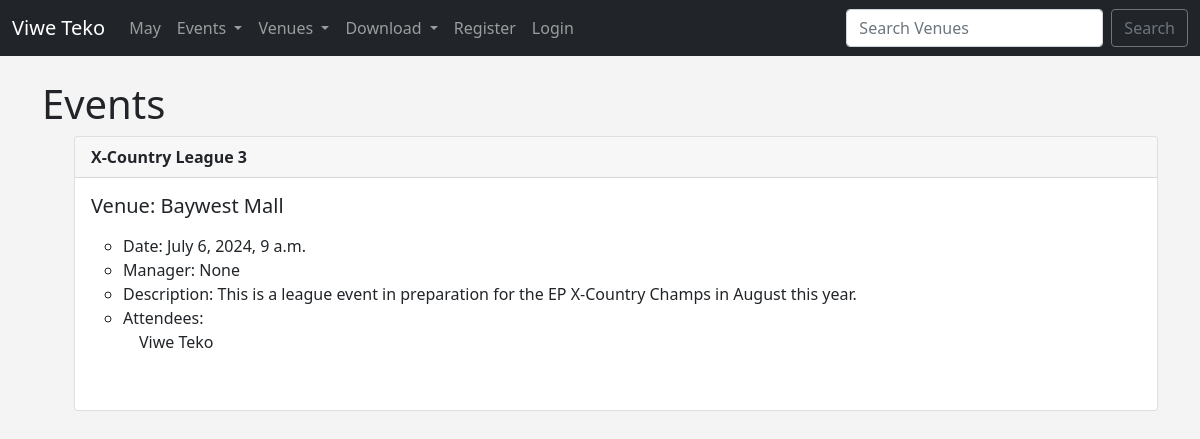
The app's page /events/, older data.
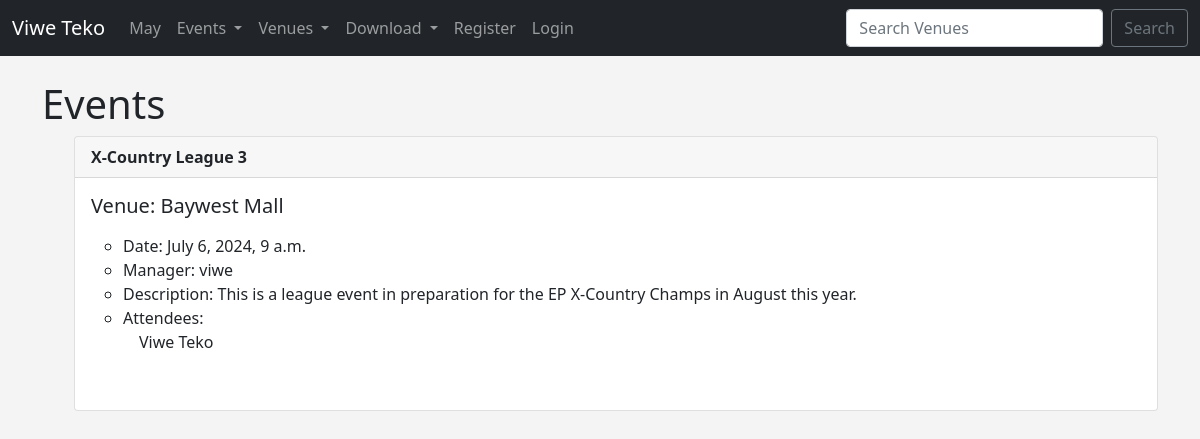
The same page, newer data.
### events/models.py (models this page shows)
class Event(models.Model):
    name = models.CharField('Event Name', max_length=100)
    event_date = models.DateTimeField('Event Date')
    venue = models.ForeignKey(Venue, blank=True, on_delete=models.CASCADE)
    manager = models.ForeignKey(User, blank=True, null=True,
    on_delete=models.SET_NULL)
    description = models.TextField(blank=True)
    attendees = models.ManyToManyField(MyClubUser, blank=True)
    def __str__(self):
        return self.name

class Venue(models.Model):
    name = models.CharField('Venue Name', max_length=100)
    address = models.CharField(max_length=300)
    city = models.CharField(max_length=100)
    phone = models.CharField('Phone Number', max_length=10)
    zip_code = models.CharField('Zip Code', max_length=10, blank=True)
    web = models.URLField('Website address', blank=True)
    email = models.EmailField('Email', blank=True)
    owner = models.IntegerField('Venue Owner', blank=False, default=1)
    def __str__(self):
        return self.name

### events/views.py (the view)
# urls.py: path('events/', views.all_events, name="list-events"),
def all_events(request):
    event_list = Event.objects.all().order_by('event_date')
    return render(request, 'events/event_list.html',
    {'event_list': event_list})

### events/models.py (called while the page is built)
    def __str__(self):
        return self.first_name + ' ' + self.last_name

### events/templates/events/event_list.html (shortened to what this page needs)
{% extends 'events/base.html' %}
{% block content %}
    <h1>Events</h1>
    <ul>
{% for event in event_list %}
<div class="card">
    <div class="card-header">
        <strong>{{ event }}</strong>
    </div>
    <div class="card-body">
      <h5 class="card-title">Venue: {{ event.venue }}</h5>
      <p class="card-text">
        <ul>
            <li>Date: {{ event.event_date }}</li>
            <li>Manager: {{ event.manager }}</li>
            <li>Description: {{ event.description }}</li>
            <li>Attendees:<br/>
            {% for user in event.attendees.all %}
            &emsp;{{ user }} <br/>
            {% endfor %}
            </li>
            </ul>
            <br/>
      </p>
    </div>
  </div>
  {% endfor %}
  </ul>
{% endblock %}

Row changes from the older to the newer data that the page shows:
changed Event "X-Country League 3": manager "None" → "viwe"
